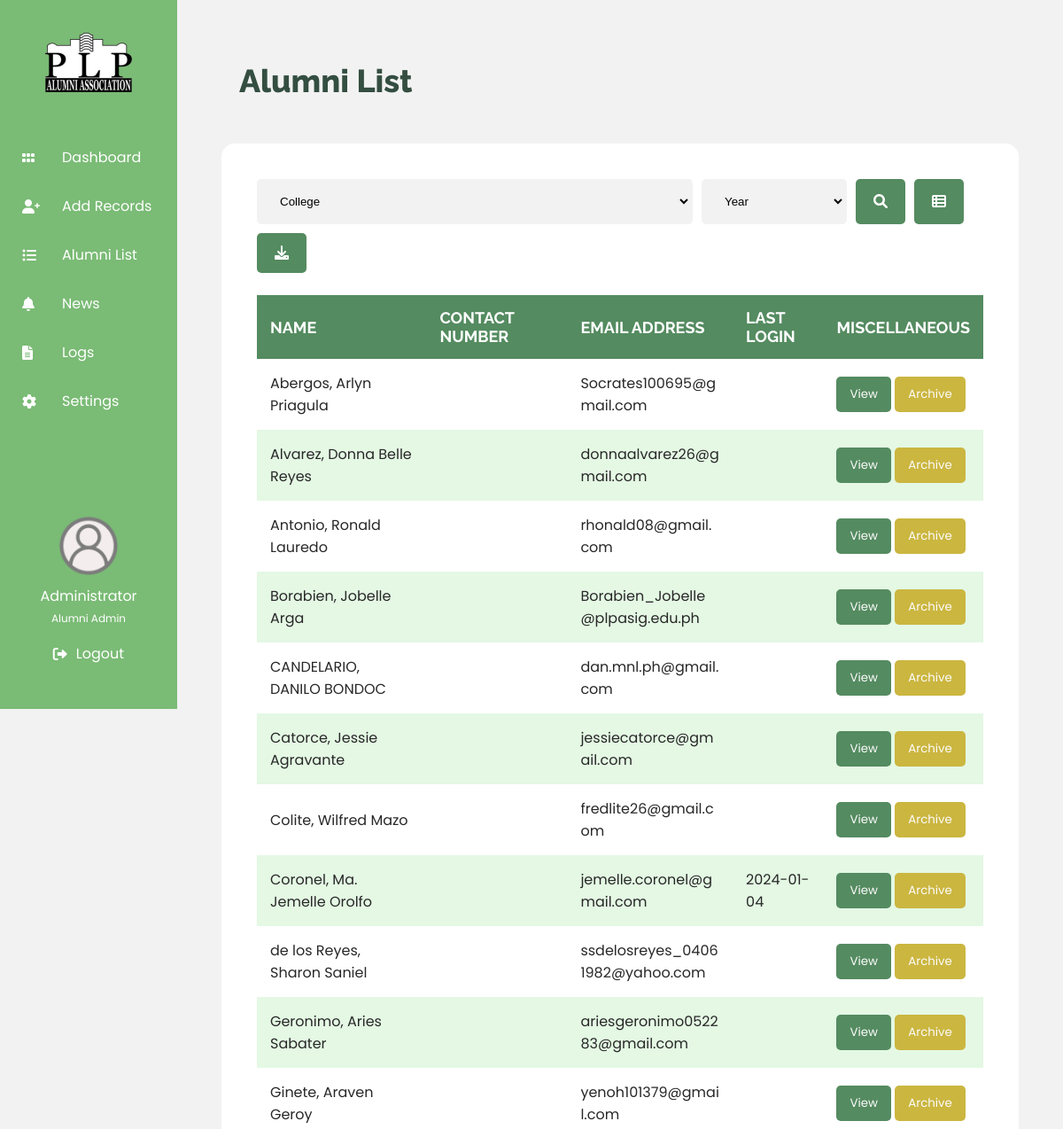
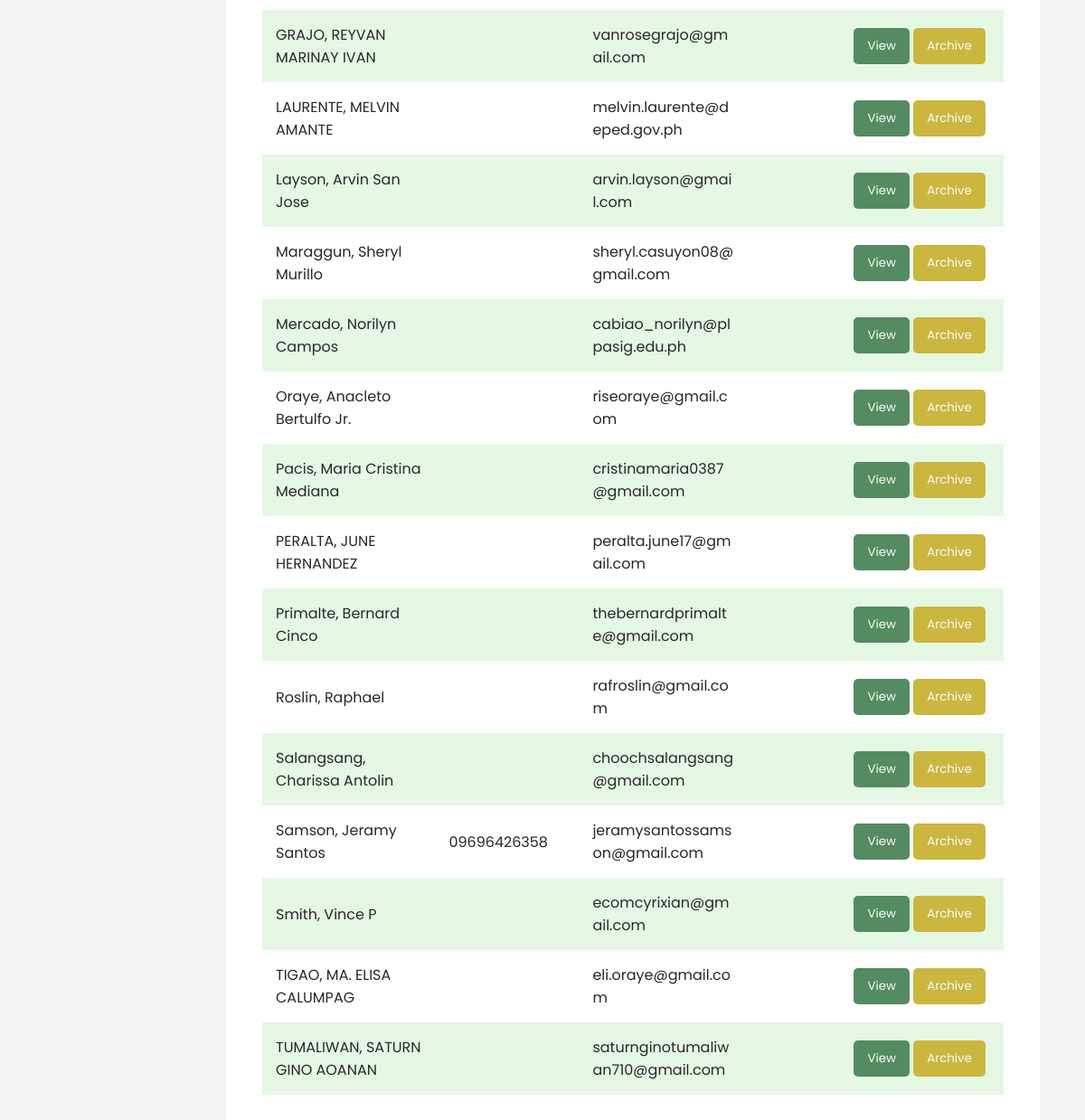
Page /admin-records.php (signed in) on the committed database (2 pictures, top to bottom).
### tables this page shows
CREATE TABLE `aluminfo` (
  `id` int(11) NOT NULL,
  `fname` varchar(50) NOT NULL,
  `lname` varchar(50) NOT NULL,
  `mini` varchar(10) NOT NULL,
  `suffix` varchar(10) NOT NULL,
  `mname` varchar(50) NOT NULL,
  `username` varchar(255) NOT NULL,
  `bday` varchar(255) NOT NULL,
  `age` int(11) NOT NULL,
  `sex` varchar(10) NOT NULL,
  `address` text NOT NULL,
  `cnum` varchar(15) NOT NULL,
  `email` varchar(50) NOT NULL,
  `snum` varchar(11) NOT NULL,
  `photo` varchar(255) NOT NULL,
  `pass` varchar(50) NOT NULL,
  `privacy` varchar(11) NOT NULL,
  `lastlogin` varchar(255) NOT NULL,
  `status` varchar(20) NOT NULL
);

### Includes/admin/getId.php (called while the page is built, shortened)
<?php
$username = $_SESSION['username'];
?>

### admin-records.php (the view, shortened to what this page needs)
<?php
    include_once 'Includes/dbconnector.php';
    include_once 'Includes/admin/getId.php';
?>
<!DOCTYPE html>
<html>
<head>
    <link rel="stylesheet" href="CSS/global.css"/>
    <link rel="stylesheet" href="CSS/sidebar-style.css"/>
    <link rel="stylesheet" href="CSS/admin-records.css"/>
    <link rel="stylesheet" href="https://cdnjs.cloudflare.com/ajax/libs/font-awesome/6.0.0-beta2/css/all.min.css" />
</head>
<body>
<div id="sidebar-div"> <?php include("admin-sidebar.php"); ?> </div>
<main>
    <div class="header">
        <h1> Alumni List </h1>
    </div>
    <div class="logs-table">
        <div class="search-form">
            <form action="" method="POST">
                <select class="input-field input-field1"  name="program" >
                    <?php
                    if($username == 'admin'){ echo'
                    <option value="" selected>College</option>
                    <option value="Bachelor of Science in Nursing">Bachelor of Science in Nursing</option>';
                    }elseif($username == 'ccs_dean'){ echo'
                    <option value="" selected>College</option>
                    <option value="Associate in Computer Technology">Associate in Computer Technology</option>
                    <option value="Bachelor of Science in Computer Science">Bachelor of Science in Computer Science</option>
                    <option value="Bachelor of Science in Information Technology">Bachelor of Science in Information Technology</option>';
                    }elseif($username == 'cihm_dean'){ echo'
                    <option value="" selected>College</option>
                    <option value="Associate in Hotel And Restaurant Management">Associate in Hotel And Restaurant Management</option>
                    <option value="Bachelor of Science in Hotel And Restaurant Management">Bachelor of Science in Hotel and Restaurant Management</option>
                    <option value="Bachelor of Science in Hospitality Management">Bachelor of Science in Hospitality Management</option>';
                    }elseif($username == 'cba_dean'){ echo'
                    <option value="" selected>College</option>
                    <option value="Bachelor of Science in Accountancy">Bachelor of Science in Accountancy</option>
                    <option value="Certificate in Entrepreneurship">Certificate in Entrepreneurship</option>
                    <option value="Bachelor of Science in Business Administration Major in Marketing">Bachelor of Science in Business Administration Major in Marketing</option>
                    <option value="Bachelor of Science in Business Administration Major in Management">Bachelor of Science in Business Administration Major in Management</option>
                    <option value="Bachelor Of Science in Business Administration Major in Entrepreneurship">Bachelor of Science in Business Administration Major in Entrepreneurship</option>
                    <option value="Bachelor of Science in Entrepreneurship">Bachelor of Science in Entrepreneurship</option>';
                    }elseif($username == 'coed_dean'){ echo'
                    <option value="" selected>College</option>
                    <option value="Bachelor of Elementary Education">Bachelor of Elementary Education</option>
                    <option value="Bachelor of Elementary Education Specialization: Early Childhood Education">Bachelor of Elementary Education Specialization: Early Childhood Education</option>
                    <option value="Bachelor of Secondary Education Major in Computer Education">Bachelor of Secondary Education Major in Computer Education</option>
                    <option value="Bachelor of Secondary Education Major In Biology">Bachelor of Secondary Education Major in Biology</option>
                    <option value="Bachelor of Secondary Education Major in English">Bachelor of Secondary Education Major in English</option>
                    <option value="Bachelor of Secondary Education Major in Filipino">Bachelor of Secondary Education Major in Filipino</option>
                    <option value="Bachelor of Secondary Education Major in Mathematics">Bachelor of Secondary Education Major in Mathematics</option>';
                    }elseif($username == 'con_dean'){ echo'
                    <option value="" selected>College</option>
                    <option value="Bachelor of Science in Nursing">Bachelor of Science in Nursing</option>';
                    }elseif($username == 'coe_dean'){ echo'
                    <option value="" selected>College</option>
                    <option value="Bachelor of Science in Electronics and Communication Engineering">Bachelor of Science in Electronics and Communication Engineering</option>';
                    }elseif($username == 'cas_dean'){ echo'
                    <option value="" selected>College</option>
                    <option value="Bachelor of Arts in Psychology">Bachelor of Arts in Psychology</option>';
                    }
                    ?>
                </select>
                <select class="input-field input-field2"  name="year">
                    <option value="" selected> Year </option>
                </select>
                <button type="submit" name="search" id="export" title="Filter alumni"><i class="fa-solid fa-search"></i></button>
                <button type="submit" name="all" id="export" title="Show all alumni"><i class="fa-solid fa-th-list"></i></button>
                <button type="submit" name="export" id="export" title="Export list"><i class="fa-solid fa-download"></i></button>
            </form>
        </div>
        <table class="table-box">
            <thead>
                <tr>
                <?php
                if($username == "admin"){ echo'
                    <th>NAME</th>
                    <th>CONTACT NUMBER</th>
                    <th>EMAIL ADDRESS</th>
                    <th> LAST LOGIN </th>
                    <th>MISCELLANEOUS</th>';
                }else{
                    echo'
                    <th>NAME</th>
                    <th>CONTACT NUMBER</th>
                    <th>EMAIL ADDRESS</th>
                    <th>MISCELLANEOUS</th>';
                }
                ?>
                </tr>
            </thead>
            <tbody>
                <?php
                    if($username == "admin"){
                    if(isset($_POST['search'])){
                       $course = $_POST['program'];
                       $year = $_POST['year'];
                        $searchsql = mysqli_query($link, "select * from educ INNER JOIN aluminfo on educ.id = aluminfo.id where degree1='$course' AND years1='$year' AND status='Active' order by lname asc");
                        while($row = mysqli_fetch_array($searchsql)){
                            echo'
                            <tr>';
                             $id = $row['id'];
                            $sqleducdefault=mysqli_query($link,"SELECT * FROM aluminfo WHERE id=$id AND status='Active' order by lname asc");
                            $row1 = mysqli_fetch_array($sqleducdefault);
                               echo '<td>' .$row1['lname']. ', ' .$row1['fname']. ' ' .$row1['mini']. ' ' .$row1['suffix']. '</td>
                                <td>' .$row1['cnum']. '</td>
                                <td>' .$row1['email']. '</td>
                                <td>' .$row1['lastlogin']. '</td>';
                                echo "<td data-label='More'> <a href='alumni-info.php?id=$id'> <button type='button' class='btn-view'> View </button> </a> <a href='archive-alumni-info.php?id=$id'><button type='button' class='btn-archive' name='archive'> Archive </button> </a>
                            </tr>";
                        }
                    }
                    else {
                        $sql = mysqli_query($link, "select * from aluminfo where status ='active' order by lname asc");
                        while($row = mysqli_fetch_array($sql)){
                            echo'
                            <tr>';
                                    $id = $row['id'];
                                echo '<td data-label="Name">' .$row['lname']. ', ' .$row['fname']. ' ' .$row['mini']. ' ' .$row['suffix']. '</td>
                                <td data-label="Contact">' .$row['cnum']. '</td>
                                <td data-label="Email">' .$row['email']. '</td>
                                <td>' .$row['lastlogin']. '</td>';
                               echo  "<td data-label='More'> <a href='alumni-info.php?id=$id'> <button type='button' class='btn-view'> View </button></a> <a href='archive-alumni-info.php?id=$id'><button type='button' class='btn-archive' name='archive'> Archive </button> </a>
                            </tr>
                            ";
                        }
                    }
                }
                ?>
            </tbody>
        </table>
    </div>
</main>
</body>
</html>

### admin-sidebar.php (shortened to what this page needs)
<head>
</head>
<nav class="sidebar">
    <img src="Images/PLPALUM-LOGO.png" alt="Business Icon" class="logo" style="width:100px; height:100px;">
    <div class="actions">
      <?php
        if($username === 'admin'){ echo '
        <a href="admin-dashboard.php" class="icon"><i class="fa-solid fa-grip"></i><span>Dashboard</span></a>
        <a href="admin-add-records.php" class="icon"><i class="fa-solid fa-user-plus"></i><span>Add Records</span></a>
        <a href="admin-records.php" class="icon"><i class="fa-solid fa-list-ul"></i><span>Alumni List</span></a>
        <a href="admin-news.php" class="icon"><i class="fa-solid fa-bell"></i><span>News</span></a>
        <a href="admin-logs.php" class="icon"><i class="fa-solid fa-file-lines"></i><span>Logs</span></a>
        <a href="#dialog-container-pass" id="btn-show-dialog-pass" class="icon"><i class="fa-solid fa-gear"></i><span>Settings</span></a>';
        }else {echo '
          <a href="admin-dashboard.php" class="icon"><i class="fa-solid fa-grip"></i><span>Dashboard</span></a>
          <a href="admin-records.php" class="icon"><i class="fa-solid fa-list-ul"></i><span>Alumni List</span></a>
          <a href="#dialog-container-pass" id="btn-show-dialog-pass" class="icon"><i class="fa-solid fa-gear"></i><span>Settings</span></a>';
        }
        ?>
    </div>
    <div class="profile">
        <img src="Images/usericon.png">
        <p> <?php echo $_SESSION['account'] ?> </p>
        <p class="batch"> <?php echo $_SESSION['pos'] ?> </p>
        <a href="#dialog-container" id="btn-show-dialog" class="icon"><i class="fa-solid fa-right-from-bracket"></i><span>Logout</span></a>
    </div>
</nav>

### CSS/global.css (style rules this page uses)
:root { --accentLightGreen: #5eb471; --accentGreen: #548B60; --accentBlack: #282828; --accentWhite: #FCFCFC; --accentBlackv2 : #344e41; --ff-header: 'Raleway', sans-serif; --ff-paragraph: 'Poppins', sans-serif; }
* { margin:0; padding: 0; list-style: none; box-sizing: border-box; }
body { background-color: var(--accentWhite); }
h1, h2, h3, h4, h5, h6, th { font-family: var(--ff-header); color: var(--accentGreen); font-weight: 700; }
h1 { font-weight: 800; }
p, a, button, td, label, input, li, textarea { font-family: var(--ff-paragraph); color:var(--accentBlack); font-weight: 400; }
button { border: none; border-radius: 5px; }
a, button { text-decoration: none; cursor: pointer; }

### CSS/sidebar-style.css (style rules this page uses)
body { background-color: rgb(242,242,242); }
.sidebar { display: flex; flex-direction: column; background-color: rgb(122, 187, 117); color: #fff; height: 100vh; width: 200px; position: fixed; top: 0; left: 0; z-index: 10; transition: all 0.3s ease-in-out; }
.sidebar a { display: flex; align-items: center; text-decoration: none; color: #fff; font-size: 16px; transition: all 0.3s ease-in-out; padding:15px 25px; }
.sidebar img { margin: 25px; height:70px; align-self: center; }
.sidebar a i { width:30%; }
.sidebar a span { display: inline; }
.profile { display: inline-block; margin: auto auto 25px auto; text-align: center; padding:10px; }
.profile p { color: #fff; line-height: 25px; }
.profile .batch { font-size:12px; }
.profile img { margin:5px 0; object-fit: fill; }
.profile a { display:flex; gap:10px; }
main { margin-left: 200px; padding: 50px; display: grid; grid-template-columns: repeat(12, 1fr); gap:30px; }
main .header { grid-column: span 12; background-color: transparent; display: flex; align-items: center; }
main .header h1 { font-size: clamp(2rem, 3vw, 4rem); color: var(--accentBlackv2); width:60%; }
main div { background-color: white; border-radius: 15px; padding:20px; }

### CSS/admin-records.css (style rules this page uses)
.logs-table { grid-column: span 12; padding:70px; }
.logs-table table { width:100%; border-collapse: collapse; }
table th, table td { text-align: left; padding:20px; }
table td { word-wrap: break-word; }
table td:nth-child(3) { word-break: break-word; }
table th { background-color: var(--accentGreen); font-size:18px; color:white; }
table tr:nth-child(even) { background-color: rgb(228, 248, 228); }
table button { padding:10px 15px; background-color: var(--accentGreen); color: var(--accentWhite); }
.btn-archive { background-color: rgb(203, 182, 64) }
table a { text-decoration: none; color:white; font-family: 'Lato', sans-serif; font-weight: bold; }
option { width:50%; }
.search-form { max-width: 8500px; padding:0; margin-bottom: 25px; }
.search-form form { gap:10px; display: flex; flex-wrap: wrap; }
.input-field { background-color: rgb(242,242,242); border:2px solid rgb(242,242,242); border-radius: 5px; padding:15px 20px; word-wrap: break-word; }
.input-field1 { width: 60%; }
.input-field2 { width:20%; }
#export { background-color: var(--accentGreen); color: white; padding:10px 20px; font-size: 16px; }
@media only screen and (max-width: 1200px) { .logs-table { padding:40px; } }
@media only screen and (max-width: 1200px) { table th, table td { padding:15px; } }

### rows in the picture
aluminfo: lname "Abergos", fname "Arlyn", mini "Priagula", email "Socrates100695@gmail.com"
aluminfo: lname "Alvarez", fname "Donna Belle", mini "Reyes", email "donnaalvarez26@gmail.com"
aluminfo: lname "Antonio", fname "Ronald", mini "Lauredo", email "rhonald08@gmail.com"
aluminfo: lname "Borabien", fname "Jobelle", mini "Arga", email "Borabien_Jobelle@plpasig.edu.ph"
aluminfo: lname "CANDELARIO", fname "DANILO", mini "BONDOC", email "dan.mnl.ph@gmail.com"
aluminfo: lname "Catorce", fname "Jessie", mini "Agravante", email "jessiecatorce@gmail.com"
aluminfo: lname "Colite", fname "Wilfred", mini "Mazo", email "fredlite26@gmail.com"
aluminfo: lname "Coronel", fname "Ma. Jemelle", mini "Orolfo", email "jemelle.coronel@gmail.com", lastlogin "2024-01-04"
aluminfo: lname "de los Reyes", fname "Sharon", mini "Saniel", email "ssdelosreyes_04061982@yahoo.com"
aluminfo: lname "Geronimo", fname "Aries", mini "Sabater", email "ariesgeronimo052283@gmail.com"
aluminfo: lname "Ginete", fname "Araven", mini "Geroy", email "yenoh101379@gmail.com"
aluminfo: lname "GRAJO", fname "REYVAN", mini "MARINAY", suffix "IVAN", email "vanrosegrajo@gmail.com"
aluminfo: lname "LAURENTE", fname "MELVIN", mini "AMANTE", email "melvin.laurente@deped.gov.ph"
aluminfo: lname "Layson", fname "Arvin", mini "San Jose", email "arvin.layson@gmail.com"
aluminfo: lname "Maraggun", fname "Sheryl", mini "Murillo", email "sheryl.casuyon08@gmail.com"
aluminfo: lname "Mercado", fname "Norilyn", mini "Campos", email "cabiao_norilyn@plpasig.edu.ph"
aluminfo: lname "Oraye", fname "Anacleto", mini "Bertulfo", suffix "Jr.", email "riseoraye@gmail.com"
aluminfo: lname "Pacis", fname "Maria Cristina", mini "Mediana", email "cristinamaria0387@gmail.com"
aluminfo: lname "PERALTA", fname "JUNE", mini "HERNANDEZ", email "peralta.june17@gmail.com"
aluminfo: lname "Primalte", fname "Bernard", mini "Cinco", email "thebernardprimalte@gmail.com"
aluminfo: lname "Roslin", fname "Raphael", email "rafroslin@gmail.com"
aluminfo: lname "Salangsang", fname "Charissa", mini "Antolin", email "choochsalangsang@gmail.com"
aluminfo: lname "Samson", fname "Jeramy", mini "Santos", cnum "09696426358", email "jeramysantossamson@gmail.com"
aluminfo: lname "Smith", fname "Vince", mini "P", email "ecomcyrixian@gmail.com"
aluminfo: lname "TIGAO", fname "MA. ELISA", mini "CALUMPAG", email "eli.oraye@gmail.com"
aluminfo: lname "TUMALIWAN", fname "SATURN GINO", mini "AOANAN", email "saturnginotumaliwan710@gmail.com"

### other values in the picture
$_SESSION['account'] "Administrator"
$_SESSION['pos'] "Alumni Admin"
